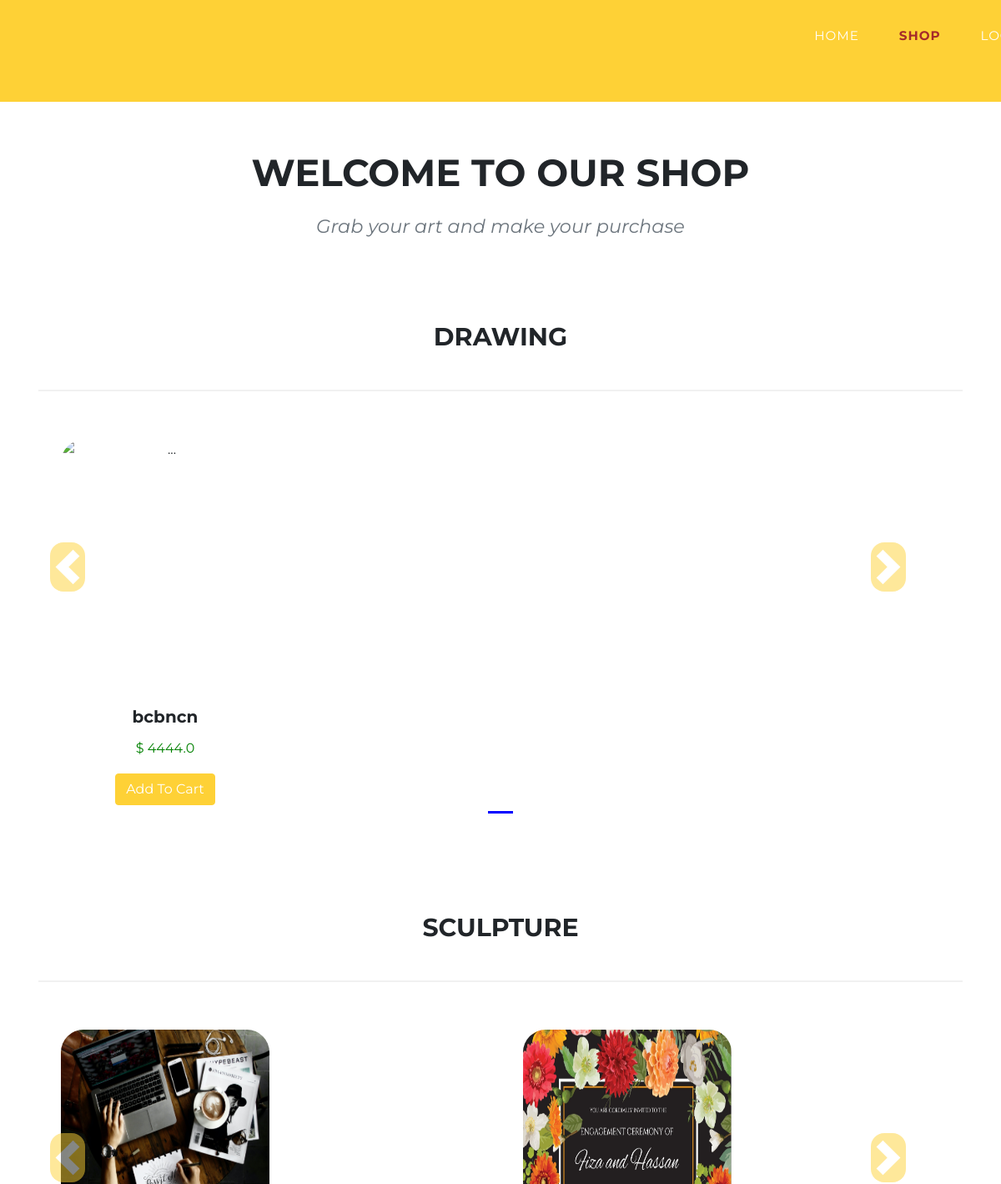
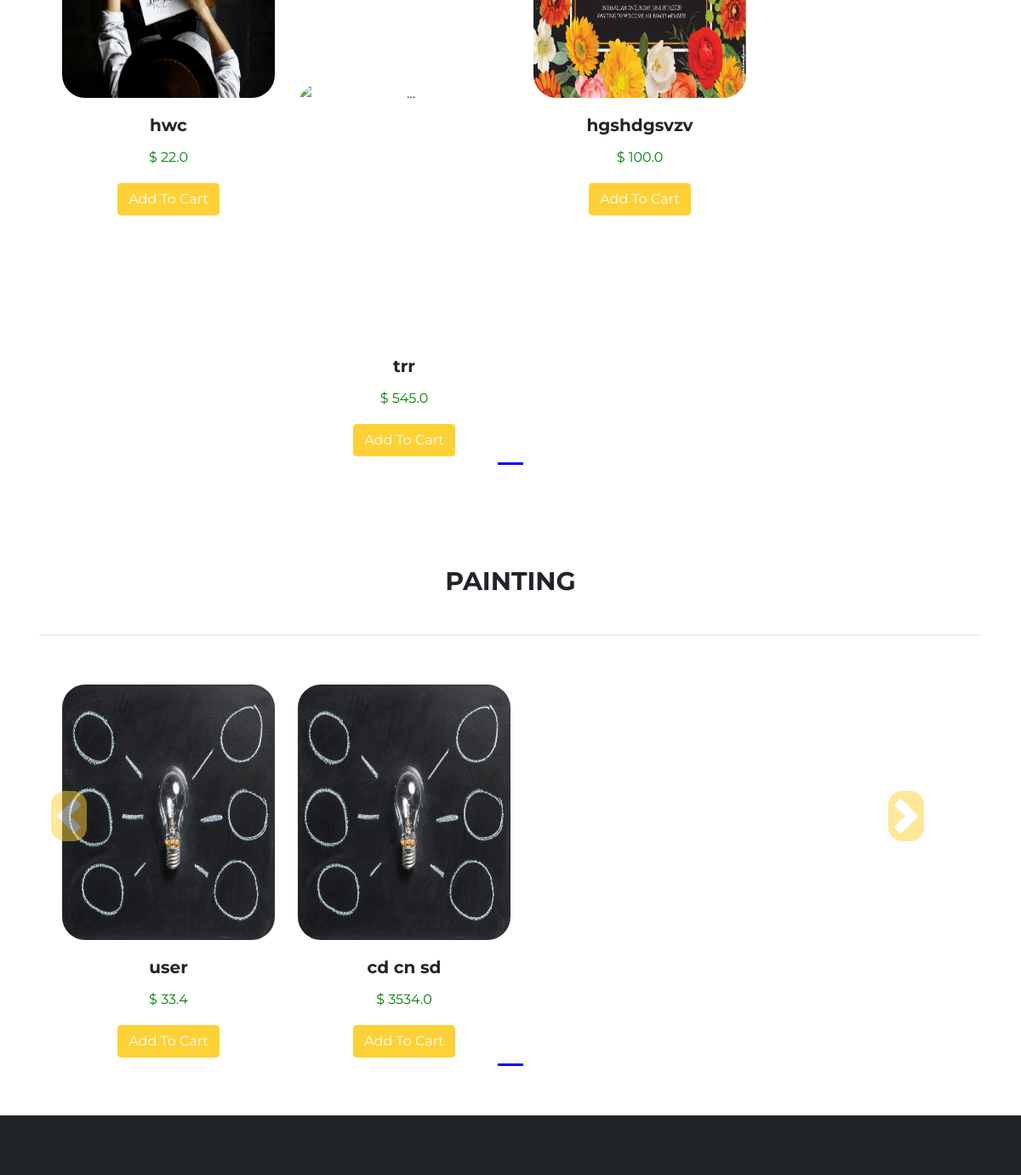
The app's page /shop/ with its own data (2 pictures, top to bottom).
### shop/models.py (models this page shows, shortened)
class Product(models.Model):
    product_id = models.AutoField
    owner = models.CharField(max_length=50, default="")
    product_name = models.CharField(max_length=50)
    category = models.CharField(max_length=50, default="")
    email = models.CharField(max_length=70, default="")
    price = models.FloatField(default=0)
    desc = models.CharField(max_length=300)
    pub_date = models.DateField()
    image = models.ImageField(upload_to="shop/image", default="")

### shop/views.py (the view)
# urls.py: path("", views.index, name = "ShopHome"),
def index(request):
    allprods = []
    catprods = Product.objects.values('category', 'id')
    cats = {item['category'] for item in catprods}
    for cat in cats:
        prod = Product.objects.filter(category = cat)
        n = len(prod)
        nslides = n//4 + ceil((n/4)-(n//4))
        allprods.append([prod, range(1, nslides), nslides])
    params = {'allprods' : allprods}
    return render(request, 'shop/index.html', params)

### shop/templates/shop/index.html (shortened to what this page needs)
{% extends 'shop/basic1.html' %}
{% load static %}
{% block navlist %}
<li class="nav-item"><a class="nav-link js-scroll-trigger navcol"  style="color: brown; font-weight: bolder;">Shop</a></li>
<li class="nav-item"><a href="{% url 'Login' %}" class="nav-link js-scroll-trigger navcol">Login</a>
</li>
{% endblock %}
{% block masthead %}
<header class="masthead" style="margin-top: 15%;">
  <div>
    <h2 class="section-heading text-uppercase" style="text-align: center !important; font-size: 45px;">Welcome to our
      Shop</h2>
    <h3 class="section-subheading text-muted"
      style="margin-top: 2%; text-align: center !important; font-size: 1.4rem; font-weight: 400; font-style: italic;">
      Grab your art and make your
      purchase</h3>
  </div>
</header>
<div class="container">
  {% for product, range, nslides in allprods %}
  <h2 class="section-heading text-uppercase"
    style="margin-top: 7%; margin-bottom: 4%; text-align: center !important; font-size: 30px;">{{product.0.category}}
  </h2>
  <hr>
  <div class="row">
    <div id="demo{{forloop.counter}}" class="col carousel slide my-3" data-ride="carousel">
      <ul class="carousel-indicators">
        <li data-target="#demo{{forloop.counter}}" data-slide-to="0" class="active"></li>
      </ul>
      <div class="container carousel-inner no-padding">
        <div class="carousel-item active">
          {% for i in product %}
          <div class="col-xs-3 col-sm-3 col-md-3 imghover">
            <div class="card align-items-center" id="font" style="width: 18rem; border: none; text-align: center;">
              <div class="card-body">
                <h5 class="card-title">{{i.product_name}}</h5>
                <p class="card-text" style="color: green;">$ {{i.price}}</p>
                <button id="{{i.product_name}} % {{i.category}} % {{i.price}} % {{i.desc}} % {{i.image.url}} % {{i.id}}"
                  class="btn btn-primary cart">Add To Cart</button>
              </div>
            </div>
          </div>
          {% endfor %}
        </div>
      </div>
    </div>
    <a class="carousel-control-prev" href="#demo{{forloop.counter}}" data-slide="prev">
      <span class="carousel-control-prev-icon" style="margin-right: 10%; margin-top: -40%;" aria-hidden="true"></span>
    </a>
    <a class="carousel-control-next" href="#demo{{forloop.counter}}" data-slide="next">
      <span class="carousel-control-next-icon" style="margin-right: 50%; margin-top: -40%;" aria-hidden="true"></span>
    </a>
  </div>
  {% endfor %}
</div>
{% endblock %}

### shop/templates/shop/basic1.html (shortened to what this page needs)
{% load static %}
<!DOCTYPE html>
<html lang="en">
<head>
</head>
<body id="page-top">
    <nav class="navbar navbar-expand-lg navbar-dark fixed-top basic1" id="mainNav">
        <div class="container">
            <div class="collapse navbar-collapse" id="navbarResponsive">
                <ul class="navbar-nav text-uppercase ml-auto">
                    <li class="nav-item"><a href="{% url 'Home' %}" class="nav-link js-scroll-trigger navcol">Home</a>
                    </li>
                    {% block navlist %}{% endblock %}
                </ul>
            </div>
        </div>
    </nav>
    {% block masthead %}{% endblock %}
    <footer class="footer py-4" style="background-color:#212529; position: absolute; width: 100%;">
        <div>
        </div>
    </footer>
</body>
</html>

### shop/templates/shop/index.html (style rules this page uses)
.col-md-3 { display: inline-block; margin-left: -4px; }
.carousel-indicators .active { background-color: blue; }
body .carousel-indicators { bottom: 0; }
body .carousel-control-prev-icon, body .carousel-control-next-icon { background-color: #fed136; width: 23%; height: 59px; border-radius: 16px; }
.carousel-control-prev, .carousel-control-next { top: auto; bottom: auto; padding-top: 222px; }
body .no-padding { padding-left: 0; padding-right: 0; }
#font { font-family: "Montserrat", -apple-system, BlinkMacSystemFont, "Segoe UI", Roboto, "Helvetica Neue", Arial, sans-serif, "Apple Color Emoji", "Segoe UI Emoji", "Segoe UI Symbol", "Noto Color Emoji"; }

### records on screen
Product: category "DRAWING", product_name "bcbncn", price "4444.0"
Product: category "SCULPTURE", product_name "hwc", price "22.0"
Product: product_name "trr", price "545.0"
Product: product_name "hgshdgsvzv", price "100.0"
Product: category "PAINTING", product_name "user", price "33.4"
Product: product_name "cd cn sd", price "3534.0"
